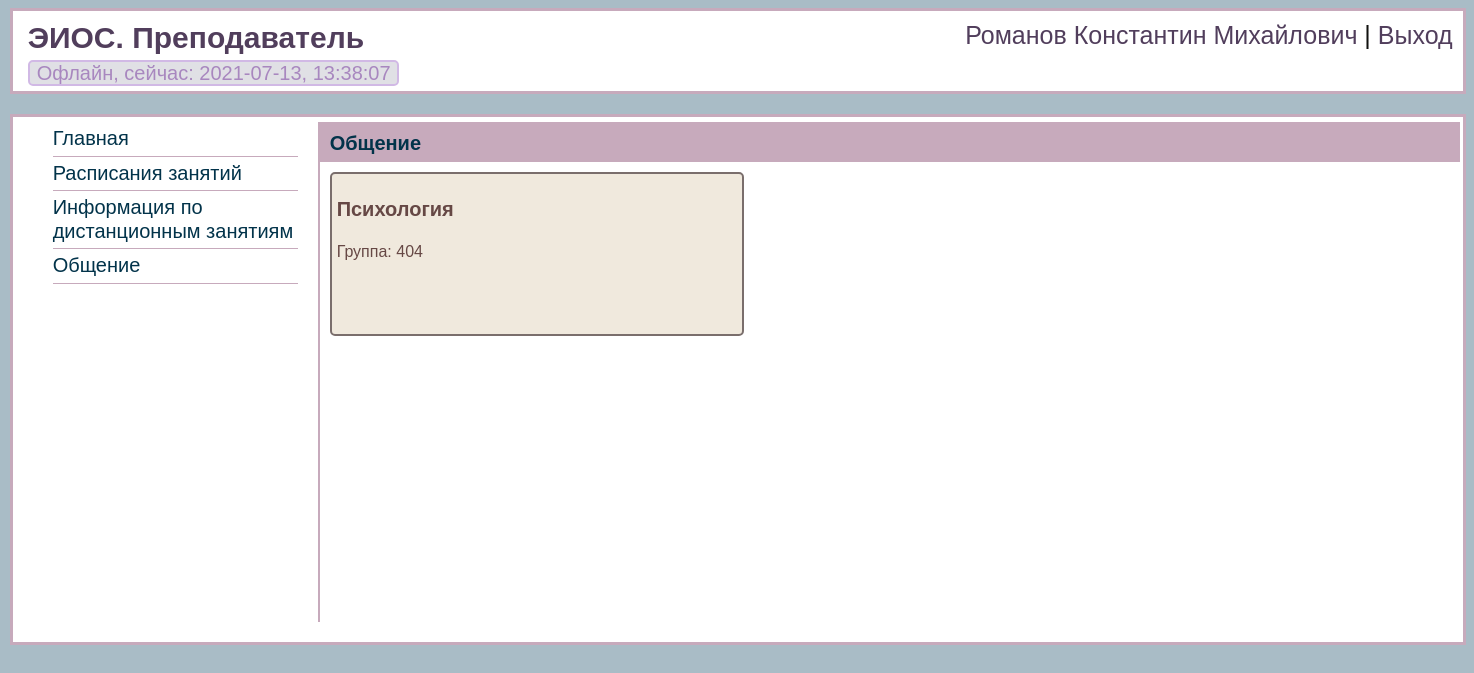
Page /send_message.php (signed in) on the committed database.
### tables this page shows
CREATE TABLE `online` (
  `id` int NOT NULL,
  `id_customer` int NOT NULL,
  `lastvisit` int NOT NULL,
  `online_users` int NOT NULL
);

CREATE TABLE `discipline` (
  `id_discipline` int NOT NULL,
  `name_discipline` varchar(200) NOT NULL,
  `id_prof` int NOT NULL,
  `id_faculty` int NOT NULL,
  `id_direction` int NOT NULL,
  `distance` int NOT NULL,
  `id_semester` int NOT NULL
);

CREATE TABLE `dis_kurs` (
  `id_dis` int NOT NULL,
  `group_kurs` int NOT NULL
);

### forum/prof_forum.php (the view)
<div id="block-parameters">
    <p id="title-page" >Общение</p>
</div>
<div class="choice-dis">
    <?php
    $id = $_SESSION['auth_customer_id'];
    $result = mysqli_query($conn, "SELECT * FROM discipline WHERE id_prof = '$id'");
    If (mysqli_num_rows($result) > 0) {
        $rows = mysqli_fetch_array($result);
        $id_dis = $rows['id_discipline'];
        $name = $rows['name_discipline'];
        $res = mysqli_query($conn, "SELECT * FROM dis_kurs WHERE id_dis = '$id_dis'");
        while($row_1 = mysqli_fetch_assoc($res)) {
            $data[] = $row_1;
        }
        for ($j = 0; $j < count($data); $j++){
            echo '<a style="display:block" href="../forum/view-forum.php?dis_id='.$id_dis.'+&group='.$data[$j]['group_kurs'].'">
                    <div class="dis-for">
                        <p class="diss">'.$name.'</p>
                        <p class="gr"> Группа: '.$data[$j]['group_kurs'].'</p>
                    </div>
                  </a>';
        }
    }
    ?>
</div>

### include/block-header.php (shortened to what this page needs)
<?php
if ($_SESSION['auth_status'] == 3)
{
    $id = $_SESSION['auth_customer_id'];
    $result = mysqli_query($conn, "SELECT * FROM online WHERE id_customer = '$id'");
    If (mysqli_num_rows($result) > 0)
    {
        $row = mysqli_fetch_array($result);
        if ($row["online_users"] == 0)
        {
            $status_online = 'Офлайн';
        }
    }
    echo '<div id="block-body">
    <div id="block-header">
        <div id="block-header1" >
            <h3>ЭИОС. Преподаватель</h3>
            <div id="online_but">';
    $ddate = date("Y-m-d, H:i:s");
    echo $status_online.', сейчас: '.$ddate;
    echo '</div>
        </div>
        <div id="block-header2" >
            <p class="right"><a href="profile.php" >';
    if ($_SESSION['auth'] == 'yes_auth'){
        echo $_SESSION['auth_FIO'];
    }
    echo '</a> | <a id="logout">Выход</a></p>
        </div>
        <div id="block-header3" >
            <p class="right" id="link-nav" >';
    echo '</p>
        </div>
    </div>
</div>
<div id="pusto"></div>
';
}
?>

### css/style.css (style rules this page uses)
body { width: 99%; height: auto; color: #000000; background-color: #a9bcc6; background-size: cover; font-family: "Segoe UI", sans-serif; line-height: 135%; }
.right { float: right }
#block-body { width: 1450px; margin: 5px auto; background-color: white; border: 3px solid #c7aabc; }
#block-header { width: 1450px; height: 80px; }
#block-header1 { width: 598px; float: left; height: 50px; }
#block-header1 h3 { font: 30px sans-serif; margin-left: 15px; margin-top: 10px; margin-bottom: 5px; font-weight: bold; color: #513e5c; }
#block-header2 { width: 598px; float: right; height: 50px; }
#block-header2 p { margin-top: 10px; margin-right: 10px; font: 25px sans-serif; color: #11110f; }
#block-header2 a { font: 25px sans-serif; text-decoration: none; color: #513e5c; }
#block-header3 { width: 1450px; float: right; height: 25px; }
#online_but { width: 360px; height: 12px; color: #a887bf; font: 20px sans-serif; padding-bottom: 10px; border: 2px solid #d1b9e5; border-radius: 5px; margin-left: 15px; padding-left: 7px; background: #e0e0e5; }
#pusto { height: 10px; }
#block-parameters { width: 1140px; height: 40px; background-color: #c7aabc; }
#title-page { font: 20px sans-serif; font-weight: bold; margin-top: 10px; margin-left: 10px; position: absolute; color: #02334a; }

### css/style-1.css (style rules this page uses)
.choice-dis { margin-top: 5px; margin-left: 5px; width: 880px; height: auto; }
.dis-for { border: 2px solid #7a6e6c; border-radius: 5px; margin: 5px; padding: 5px; width: 400px; height: 150px; background-color: #f0e9dd; cursor: pointer; float:left; }
.diss { font-size:20px; font-weight: bold; font-family: SansSerif, sans-serif; color: #664845; }
.gr { font-size:16px; font-family: SansSerif, sans-serif; color: #664845; }

### rows in the picture
online: online_users "Офлайн"
discipline: name_discipline "Психология"
dis_kurs: group_kurs "404"

### other values in the picture
$_SESSION['auth_FIO'] "Романов Константин Михайлович"
